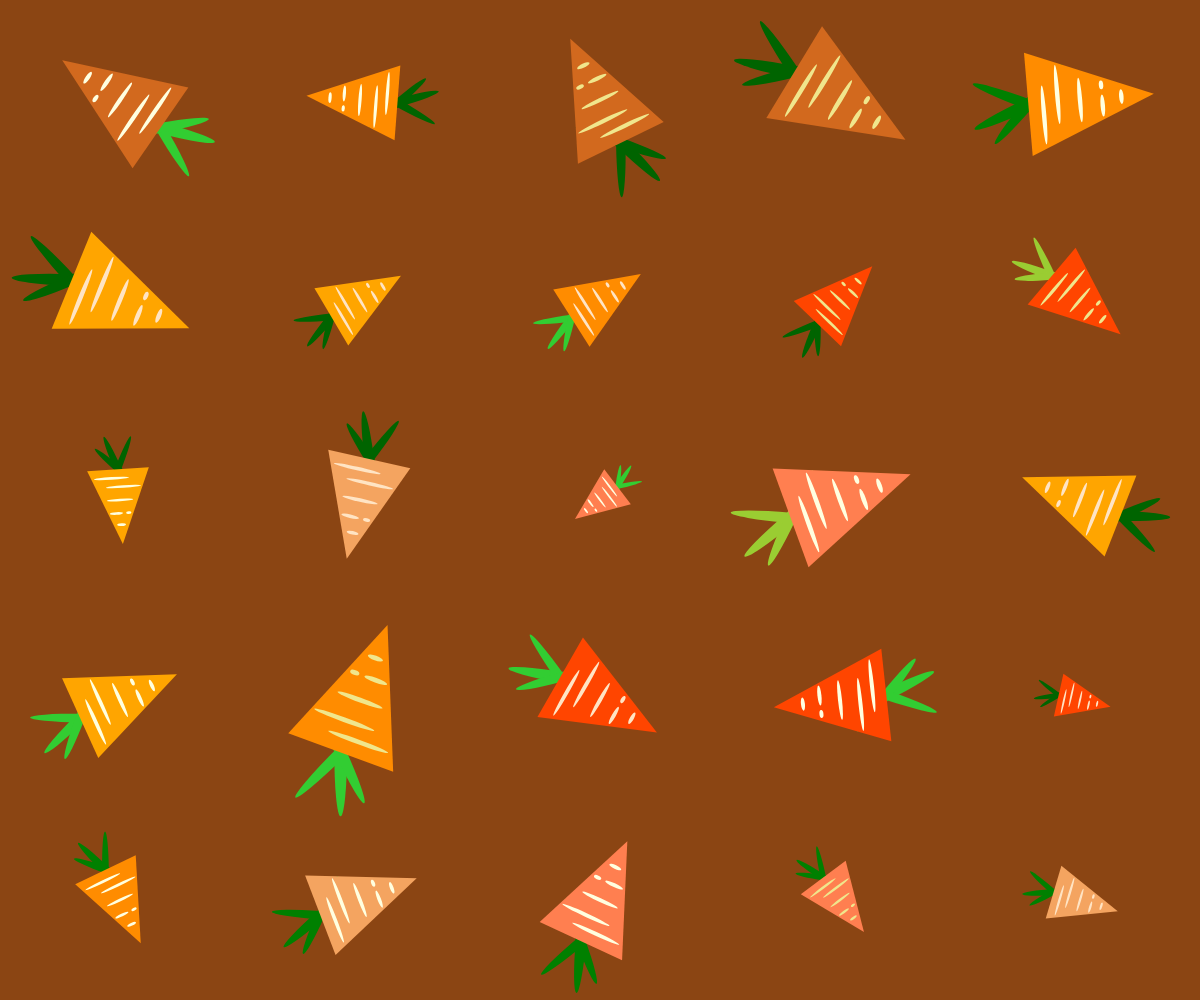
Frame 1 (no input)
Frame 2 (the mouse pressed at the canvas centre, redrawn once): identical to frame 1, image omitted

The p5.js sketch that drew this single still picture (run headless with seeded random() and noise() and a simulated clock; the mouse was pressed at the canvas centre and the sketch redrawn once):

// p5.js sketch
// ── sketch.js
let paletteCorpo;
let paletteLinee;
let paletteFoglie;


function setup() {
  createCanvas(windowWidth, windowHeight);
  noLoop();

  // per le palette creo degli Array
  paletteCorpo = [         
    color(255,69,0), 
    color(255,140,0), 
    color(255,165,0),  
    color(255,127,80),   
    color(210,105,30), 
    color(244,164,96)  
  ];

  paletteLinee = [
    color(255,255,224), 
    color(255,228,196), 
    color(240,230,140)  
  ];

  paletteFoglie = [
    color(0,100,0), 
    color(0,128,0), 
    color(50,205,50),
    color(154,205,50)     
  ];

  background(139,69,19);

  // creo la griglia per i glifi
  let numeroGlifi = 25;
  let numeroColonne = ceil(sqrt(numeroGlifi));
  let numeroRighe = ceil(sqrt(numeroGlifi));
  let dimensioneColonna = windowWidth / numeroColonne;
  let dimensioneRiga = windowHeight / numeroRighe;

  let xCorrente = 0;
  let yCorrente = 0;

  angleMode(DEGREES);

  // ciclo che si ripete per ogni carota, che ne sceglie colori, rotazione e dimensione casuali
  for (let g = 0; g < numeroGlifi; g++) {
    let coloreSceltoCorpo = random(paletteCorpo);
    let coloreSceltoLinee = random(paletteLinee);
    let coloreSceltoFoglie = random(paletteFoglie);
    let rotazioneCasuale = random(360); 

    // dimensione variabile per ogni carota (tra il 30% e l'80% della cella)
    let dimensioneCasuale = random(dimensioneRiga * 0.3, dimensioneRiga * 0.8);

    push();
    // sposta l'origine del disegno al centro della cella della griglia
    translate(xCorrente + dimensioneColonna / 2, yCorrente + dimensioneRiga / 2);
    disegnaCarota(0, 0, dimensioneCasuale, rotazioneCasuale, coloreSceltoCorpo, coloreSceltoLinee, coloreSceltoFoglie);
    pop();

    // il disegno successivo sarà spostato a destra della larghezza di una colonna
    // se arriva alla fine dello schermo, azzera la coordinata Xce scende alla riga successiva aumentando la Y
    xCorrente += dimensioneColonna;
    if (xCorrente >= windowWidth) {
      xCorrente = 0;
      yCorrente += dimensioneRiga;
    }
  }
}


function draw() {
}


function disegnaCarota(_x, _y, _size, _rot, _colCorpo, _colLinee, _colFoglie) {
  push();
  translate(_x, _y);
  rotate(_rot); // rotazione casuale

  noStroke();

  // foglie
  fill(_colFoglie);
  push();
  translate(0, -_size * 0.35);
  rotate(70);
  ellipse(0, 0, _size * 0.8, _size * 0.08);
  rotate(45);
  ellipse(0, 0, _size * 0.8, _size * 0.07);
  rotate(-70);
  ellipse(0, 0, _size * 0.7, _size * 0.07);
  pop();

  // triangolo
  fill(_colCorpo);
  triangle(-_size * 0.35, -_size * 0.35, _size * 0.35, -_size * 0.35, 0, _size * 0.5);

  // linee sulla carota
  fill(_colLinee);
  ellipse(-_size * 0.08, -_size * 0.25, _size * 0.4, _size * 0.03);
  ellipse(_size * 0.05, -_size * 0.15, _size * 0.4, _size * 0.03);
  ellipse(0, 0, _size * 0.3, _size * 0.03);
  ellipse(-_size * 0.05, _size * 0.15, _size * 0.15, _size * 0.03);
  ellipse(_size * 0.09, _size * 0.15, _size * 0.06, _size * 0.03);
  ellipse(0, _size * 0.28, _size * 0.1, _size * 0.03);

  pop();
}
